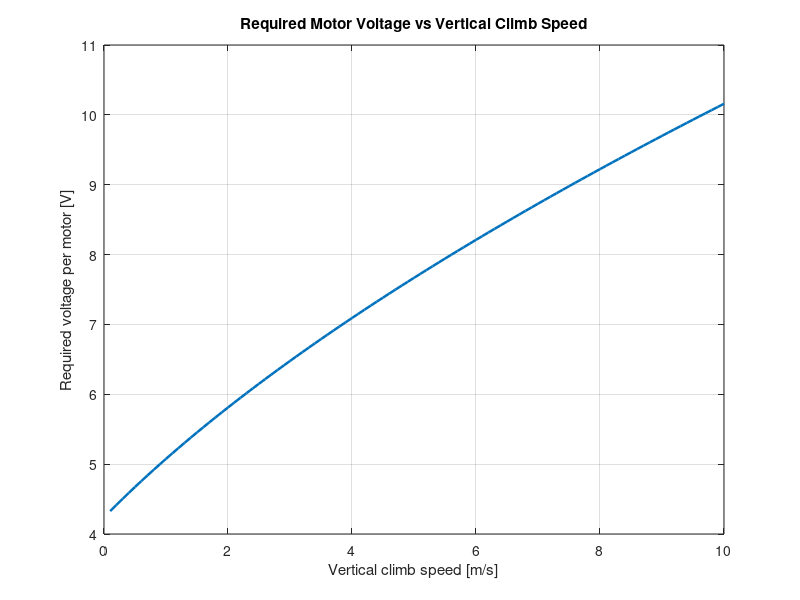
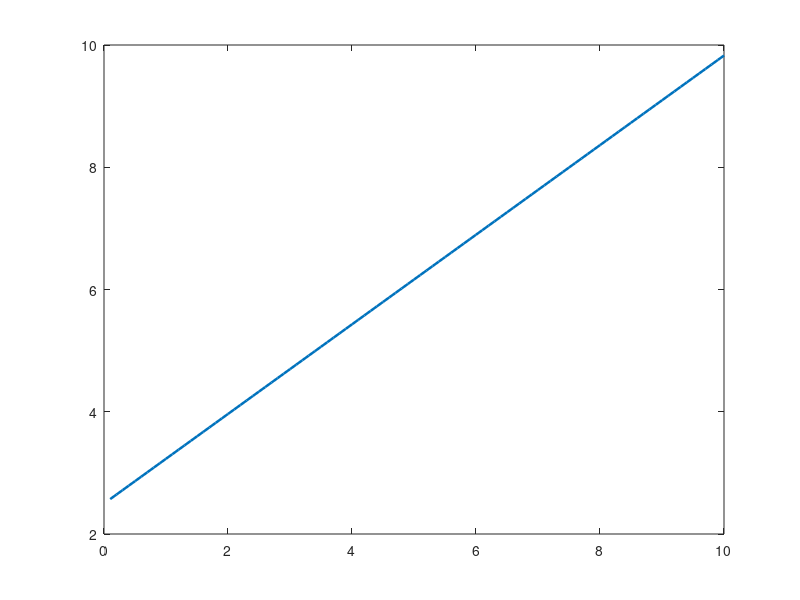

These figures' MATLAB source, in order: (Note: this script raises an error after producing the figures.)
%% motor_prop_voltage_sizing_vertical_takeoff.m
% ------------------------------------------------------------
% Vertical-only quadrotor takeoff + motor/prop/battery sizing
%
% USER INPUT PARAMETERS are written in ALL CAPS.
% Internal calculated variables use normal MATLAB style.
%
% Model:
%   Fi = kf * omega_i^2
%   Qi = kq * omega_i^2
%
%   m*z_ddot = F1 + F2 + F3 + F4 - m*g - cDrag*z_dot
%
% Brushless DC motor steady-state model:
%   V = Ke*omega + R*(I - I0)
%   Q = Kt*(I - I0)
%
%   Kt approximately equals Ke in SI units.
%
% z is positive upward.
%
% This simulation ignores:
%   - x/y motion
%   - roll, pitch, yaw
%   - ESC switching dynamics
%   - battery sag
%   - prop unloading
%   - ground effect
%   - full aerodynamic effects

clear; clc; close all;

%% ============================================================
%  USER INPUTS - ONLY THESE ARE ALL CAPS
% ============================================================

% ----------------------------
% Flight command
% ----------------------------
Z_REF_FINAL = 1.0;                  % commanded hover height [m]
TAKEOFF_RAMP_TIME = 1.0;            % command ramp time [s]

% ----------------------------
% Drone physical parameters
% ----------------------------
DRONE_MASS_KG = 0.500;              % all-up drone mass [kg]
GRAVITY = 9.81;                     % gravity [m/s^2]
N_ROTORS = 4;                       % quadrotor = 4 rotors

% Lumped vertical damping.
% Higher value means more thrust required at higher vertical speed.
C_DRAG = 2.0;                       % [N/(m/s)]

% ----------------------------
% Motor specs
% ----------------------------
MOTOR_NAME = "EMAX ECO II 2306 2400KV";

MOTOR_KV_RPM_PER_V = 2400;          % nominal motor KV [RPM/V]
MOTOR_RESISTANCE_OHM = 0.12;        % estimated; replace if datasheet gives winding resistance
MOTOR_NO_LOAD_CURRENT_A = 0.70;     % estimated starter value
MOTOR_MAX_CURRENT_A = 39.8;         % max current from ECO II 2306 2400KV listing

MOTOR_CURRENT_SAFETY_FACTOR = 0.80;

% ----------------------------
% Prop / rotor coefficients
% ----------------------------
PROP_NAME = "HQ v1s 5x4x3 estimated from ECO 2306 2400KV test data";

% Thrust coefficient:
%   F = KF * omega^2
%
% Units:
%   KF = N/(rad/s)^2
%
% Replace using real thrust table data when available.
KF = 1.20e-6;       % N/(rad/s)^2

% Torque coefficient:
%   Q = KQ * omega^2
%
% Units:
%   KQ = N*m/(rad/s)^2
%
% Replace using real RPM/current data when available.
KQ = 7.0e-9;        % N*m/(rad/s)^2

% ----------------------------
% Battery assumptions
% ----------------------------
BATTERY_CELL_VOLTAGE_NOMINAL = 3.70;    % LiPo nominal cell voltage [V]
BATTERY_CELL_VOLTAGE_FULL = 4.20;       % LiPo full cell voltage [V]
BATTERY_CELL_VOLTAGE_LOW = 3.50;        % conservative low cell voltage [V]

BATTERY_CELL_COUNTS = 3:4;              % 3S-4S

% Required battery voltage should exceed required motor voltage.
% This margin accounts for ESC loss, battery sag, and design margin.
BATTERY_VOLTAGE_MARGIN = 1.15;

% ----------------------------
% Vertical velocity sizing sweep
% ----------------------------
VERTICAL_SPEED_MIN = 0.1;           % [m/s]
VERTICAL_SPEED_MAX = 10.0;          % [m/s]
VERTICAL_SPEED_STEP = 0.1;          % [m/s]

% For steady climb, leave this at zero.
% To size for acceleration during climb, increase this.
DESIRED_ACCELERATION = 0.0;         % [m/s^2]

% ----------------------------
% PI altitude controller gains
% ----------------------------
KP_PER_ROTOR = 0.25;                % [N/m] per rotor
KI_PER_ROTOR = 0.0001;              % [N/(m*s)] per rotor

INTEGRAL_LIMIT = 8.0;

% ----------------------------
% Simulation timing
% ----------------------------
DT = 0.01;                          % simulation time step [s]
T_FINAL_MINIMUM = 15.0;             % minimum sim time [s]

% ----------------------------
% 3D animation geometry
% ----------------------------
ARM_LENGTH = 0.20;                  % visual arm length [m]
ANIMATION_SKIP = 8;                 % larger = faster animation

%% ============================================================
%  INTERNAL VARIABLES - NORMAL STYLE
% ============================================================

zRefFinal = Z_REF_FINAL;
takeoffRampTime = TAKEOFF_RAMP_TIME;

m = DRONE_MASS_KG;
g = GRAVITY;
nRotors = N_ROTORS;
cDrag = C_DRAG;

motorName = MOTOR_NAME;
motorKV = MOTOR_KV_RPM_PER_V;
motorR = MOTOR_RESISTANCE_OHM;
motorI0 = MOTOR_NO_LOAD_CURRENT_A;
motorImax = MOTOR_MAX_CURRENT_A;
motorCurrentSafetyFactor = MOTOR_CURRENT_SAFETY_FACTOR;

propName = PROP_NAME;
kf = KF;
kq = KQ;

batteryCellVoltageNominal = BATTERY_CELL_VOLTAGE_NOMINAL;
batteryCellVoltageFull = BATTERY_CELL_VOLTAGE_FULL;
batteryCellVoltageLow = BATTERY_CELL_VOLTAGE_LOW;
batteryCellCounts = BATTERY_CELL_COUNTS;
batteryVoltageMargin = BATTERY_VOLTAGE_MARGIN;

verticalSpeedMin = VERTICAL_SPEED_MIN;
verticalSpeedMax = VERTICAL_SPEED_MAX;
verticalSpeedStep = VERTICAL_SPEED_STEP;
desiredAcceleration = DESIRED_ACCELERATION;

kpPerRotor = KP_PER_ROTOR;
kiPerRotor = KI_PER_ROTOR;
integralLimit = INTEGRAL_LIMIT;

dt = DT;
tFinalMinimum = T_FINAL_MINIMUM;

armLength = ARM_LENGTH;
animationSkip = ANIMATION_SKIP;

%% ============================================================
%  DERIVED MOTOR CONSTANTS
% ============================================================

% Convert KV to SI motor constants.
% Ke [V/(rad/s)]
% Kt [N*m/A]
motorKe = 60/(2*pi*motorKV);
motorKt = motorKe;

%% ============================================================
%  HOVER CALCULATION
% ============================================================

fHoverTotal = m*g;
fHoverPerRotor = fHoverTotal/nRotors;

omegaHover = sqrt(fHoverPerRotor/kf);
rpmHover = omegaHover*60/(2*pi);

qHover = kq*omegaHover^2;
iHover = motorI0 + qHover/motorKt;
vHover = motorKe*omegaHover + motorR*(iHover - motorI0);
pHover = vHover*iHover;

fprintf('\nMotor / prop inputs:\n');
fprintf('Motor: %s\n', motorName);
fprintf('Prop:  %s\n', propName);
fprintf('KV = %.0f RPM/V\n', motorKV);
fprintf('R  = %.4f ohm\n', motorR);
fprintf('I0 = %.3f A\n', motorI0);
fprintf('Imax = %.2f A\n', motorImax);
fprintf('Ke = %.6f V/(rad/s)\n', motorKe);
fprintf('Kt = %.6f N*m/A\n', motorKt);
fprintf('kf = %.4e N/(rad/s)^2\n', kf);
fprintf('kq = %.4e N*m/(rad/s)^2\n', kq);

fprintf('\nHover estimates:\n');
fprintf('Drone mass = %.3f kg\n', m);
fprintf('Drone weight = %.3f N = %.0f gf\n', m*g, m*1000);
fprintf('Hover thrust per rotor = %.3f N = %.1f gf\n', ...
    fHoverPerRotor, fHoverPerRotor/g*1000);
fprintf('Hover RPM = %.0f RPM\n', rpmHover);
fprintf('Hover current per motor = %.2f A\n', iHover);
fprintf('Hover voltage per motor = %.2f V\n', vHover);
fprintf('Hover electrical power per motor = %.2f W\n', pHover);
fprintf('Total hover electrical power = %.2f W\n', nRotors*pHover);

%% ============================================================
%  VERTICAL CLIMB VOLTAGE SWEEP
% ============================================================

vSweep = verticalSpeedMin:verticalSpeedStep:verticalSpeedMax;
nV = length(vSweep);

fPerRotorSweep = zeros(nV,1);
omegaSweep = zeros(nV,1);
rpmSweep = zeros(nV,1);
qSweep = zeros(nV,1);
iSweep = zeros(nV,1);
vMotorSweep = zeros(nV,1);
pSweep = zeros(nV,1);
tTotalSweep = zeros(nV,1);

for j = 1:nV

    vz = vSweep(j);

    % Required total thrust for steady vertical climb:
    %   T = mg + m*a + cDrag*vz
    tTotalRequired = m*g + m*desiredAcceleration + cDrag*vz;

    fRequiredPerRotor = tTotalRequired/nRotors;

    omegaRequired = sqrt(fRequiredPerRotor/kf);
    qRequired = kq*omegaRequired^2;
    iRequired = motorI0 + qRequired/motorKt;
    vRequired = motorKe*omegaRequired + motorR*(iRequired - motorI0);
    pRequired = vRequired*iRequired;

    tTotalSweep(j) = tTotalRequired;
    fPerRotorSweep(j) = fRequiredPerRotor;
    omegaSweep(j) = omegaRequired;
    rpmSweep(j) = omegaRequired*60/(2*pi);
    qSweep(j) = qRequired;
    iSweep(j) = iRequired;
    vMotorSweep(j) = vRequired;
    pSweep(j) = pRequired;
end

vRequiredMax = max(vMotorSweep);
vBatteryRecommendedMin = batteryVoltageMargin*vRequiredMax;

fprintf('\nVoltage sweep summary for %.1f to %.1f m/s vertical climb:\n', ...
    min(vSweep), max(vSweep));
fprintf('Max required motor voltage = %.2f V\n', vRequiredMax);
fprintf('Recommended minimum battery voltage with margin = %.2f V\n', ...
    vBatteryRecommendedMin);

%% ============================================================
%  BATTERY CELL COUNT CHECK
% ============================================================

fprintf('\nBattery cell-count check:\n');
fprintf('Cells | V low | V nominal | V full | Status\n');

recommendedCells = NaN;

for cells = batteryCellCounts

    vLow = cells*batteryCellVoltageLow;
    vNominal = cells*batteryCellVoltageNominal;
    vFull = cells*batteryCellVoltageFull;

    if vNominal >= vBatteryRecommendedMin
        status = "PASS nominal";
        if isnan(recommendedCells)
            recommendedCells = cells;
        end
    elseif vFull >= vBatteryRecommendedMin
        status = "MARGINAL only when full";
    else
        status = "FAIL";
    end

    fprintf('%5d | %5.2f | %9.2f | %6.2f | %s\n', ...
        cells, vLow, vNominal, vFull, status);
end

if ~isnan(recommendedCells)
    fprintf('\nRecommended minimum LiPo: %dS\n', recommendedCells);
else
    fprintf('\nNo battery in the checked range meets the requested voltage.\n');
end

%% ============================================================
%  SELECTED SPEED TABLE
% ============================================================

reportSpeeds = [0.1 0.5 1 2 3 5 7.5 10];

fprintf('\nPer-motor requirements at selected vertical speeds:\n');
fprintf('vz [m/s] | Thrust [gf] | RPM | Current [A] | Voltage [V] | Power [W]\n');

for s = 1:length(reportSpeeds)

    [~, idx] = min(abs(vSweep - reportSpeeds(s)));

    fprintf('%8.2f | %11.1f | %7.0f | %11.2f | %11.2f | %9.2f\n', ...
        vSweep(idx), ...
        fPerRotorSweep(idx)/g*1000, ...
        rpmSweep(idx), ...
        iSweep(idx), ...
        vMotorSweep(idx), ...
        pSweep(idx));
end

iLimitSafe = motorCurrentSafetyFactor*motorImax;

if max(iSweep) > motorImax
    fprintf('\nWARNING: Required current exceeds motor max current.\n');
elseif max(iSweep) > iLimitSafe
    fprintf('\nWARNING: Required current exceeds %.0f%% of motor max current.\n', ...
        motorCurrentSafetyFactor*100);
else
    fprintf('\nCurrent check: OK for selected velocity range.\n');
end

%% ============================================================
%  VERTICAL TAKEOFF SIMULATION
% ============================================================

kp = kpPerRotor*ones(nRotors,1);
ki = kiPerRotor*ones(nRotors,1);

intError = zeros(nRotors,1);

tFinal = max(tFinalMinimum, 8 + 3*zRefFinal);
t = 0:dt:tFinal;
nt = length(t);

% State
z = 0;
zDot = 0;

% Storage
zHist = zeros(nt,1);
zRefHist = zeros(nt,1);
zDotHist = zeros(nt,1);
aHist = zeros(nt,1);

omegaHist = zeros(nt,nRotors);
rpmHist = zeros(nt,nRotors);
fHist = zeros(nt,nRotors);
tHist = zeros(nt,1);

errHist = zeros(nt,1);
vHist = zeros(nt,nRotors);
iHist = zeros(nt,nRotors);
pHist = zeros(nt,nRotors);

for k = 1:nt

    tk = t(k);

    % Smooth altitude command
    if tk < takeoffRampTime
        zRef = zRefFinal*(tk/takeoffRampTime);
    else
        zRef = zRefFinal;
    end

    err = zRef - z;

    % PI integrator for each rotor
    intError = intError + err*dt;
    intError = max(min(intError, integralLimit), -integralLimit);

    % Per-rotor thrust command
    fCmd = fHoverPerRotor + kp.*err + ki.*intError;
    fCmd = max(fCmd, 0);

    % Convert thrust command to rotor speed
    omega = sqrt(fCmd/kf);

    % Motor torque, current, voltage, power
    q = kq*(omega.^2);
    current = motorI0 + q/motorKt;
    voltage = motorKe*omega + motorR*(current - motorI0);
    powerElec = voltage.*current;

    % Current limit approximation
    overCurrent = current > motorImax;

    if any(overCurrent)

        current(overCurrent) = motorImax;

        qAvailable = motorKt*(current(overCurrent) - motorI0);

        omega(overCurrent) = sqrt(max(qAvailable,0)/kq);

        fCmd(overCurrent) = kf*(omega(overCurrent).^2);

        voltage(overCurrent) = motorKe*omega(overCurrent) + ...
            motorR*(current(overCurrent) - motorI0);

        powerElec(overCurrent) = voltage(overCurrent).*current(overCurrent);
    end

    % Actual thrust
    f = kf*(omega.^2);

    % Total thrust
    tTotal = sum(f);

    % Vertical acceleration
    zDDot = (tTotal - m*g - cDrag*zDot)/m;

    % Integrate vertical motion
    zDot = zDot + zDDot*dt;
    z = z + zDot*dt;

    % Ground constraint
    if z < 0
        z = 0;
        if zDot < 0
            zDot = 0;
        end
    end

    % Save data
    zHist(k) = z;
    zRefHist(k) = zRef;
    zDotHist(k) = zDot;
    aHist(k) = zDDot;

    omegaHist(k,:) = omega.';
    rpmHist(k,:) = omega.'*60/(2*pi);
    fHist(k,:) = f.';
    tHist(k) = tTotal;

    errHist(k) = err;
    vHist(k,:) = voltage.';
    iHist(k,:) = current.';
    pHist(k,:) = powerElec.';
end

fprintf('\nTakeoff simulation results:\n');
fprintf('Commanded hover height = %.3f m\n', zRefFinal);
fprintf('Final altitude = %.3f m\n', zHist(end));
fprintf('Maximum altitude = %.3f m\n', max(zHist));
fprintf('Maximum vertical speed = %.3f m/s\n', max(zDotHist));
fprintf('Maximum rotor RPM in takeoff sim = %.0f RPM\n', max(rpmHist(:)));
fprintf('Maximum motor voltage in takeoff sim = %.2f V\n', max(vHist(:)));
fprintf('Maximum motor current in takeoff sim = %.2f A\n', max(iHist(:)));
fprintf('Maximum total electrical power in takeoff sim = %.2f W\n', ...
    max(sum(pHist,2)));

%% ============================================================
%  AUTO-SCALING VALUES
% ============================================================

zMaxData = max([zHist; zRefHist; zRefFinal]);
zPlotMax = max(1.2, 1.25*zMaxData);

rpmPlotMax = 1.15*max(rpmHist(:));
fPlotMax = 1.15*max(fHist(:));
tPlotMax = 1.15*max(tHist);
vPlotMax = 1.15*max([vHist(:); vMotorSweep(:)]);
iPlotMax = 1.15*max([iHist(:); iSweep(:)]);

%% ============================================================
%  PLOTS - SIZING SWEEP
% ============================================================

figure;
plot(vSweep, vMotorSweep, 'LineWidth', 1.8);
grid on;
xlabel('Vertical climb speed [m/s]');
ylabel('Required voltage per motor [V]');
title('Required Motor Voltage vs Vertical Climb Speed');

figure;
plot(vSweep, iSweep, 'LineWidth', 1.8); hold on;
yline(motorImax, '--', 'Motor max current');
yline(iLimitSafe, '--', 'Recommended current limit');
grid on;
xlabel('Vertical climb speed [m/s]');
ylabel('Required current per motor [A]');
title('Required Motor Current vs Vertical Climb Speed');

figure;
plot(vSweep, rpmSweep, 'LineWidth', 1.8);
grid on;
xlabel('Vertical climb speed [m/s]');
ylabel('Required RPM per motor');
title('Required Motor RPM vs Vertical Climb Speed');

figure;
plot(vSweep, pSweep, 'LineWidth', 1.8);
grid on;
xlabel('Vertical climb speed [m/s]');
ylabel('Required electrical power per motor [W]');
title('Required Electrical Power vs Vertical Climb Speed');

%% ============================================================
%  PLOTS - TAKEOFF SIMULATION
% ============================================================

figure;
plot(t, zHist, 'LineWidth', 1.8); hold on;
plot(t, zRefHist, '--', 'LineWidth', 1.4);
grid on;
xlabel('Time [s]');
ylabel('Altitude z [m]');
title('Altitude Response');
legend('Actual altitude', 'Commanded altitude');
ylim([0 zPlotMax]);

figure;
plot(t, zDotHist, 'LineWidth', 1.8);
grid on;
xlabel('Time [s]');
ylabel('Vertical Velocity [m/s]');
title('Vertical Velocity');

figure;
plot(t, aHist, 'LineWidth', 1.8);
grid on;
xlabel('Time [s]');
ylabel('Vertical Acceleration [m/s^2]');
title('Vertical Acceleration');

figure;
plot(t, rpmHist, 'LineWidth', 1.3);
grid on;
xlabel('Time [s]');
ylabel('Rotor Speed [RPM]');
title('Rotor Speeds During Takeoff');
legend('Rotor 1', 'Rotor 2', 'Rotor 3', 'Rotor 4');
ylim([0 rpmPlotMax]);

figure;
plot(t, fHist, 'LineWidth', 1.3); hold on;
yline(fHoverPerRotor, '--', 'LineWidth', 1.3);
grid on;
xlabel('Time [s]');
ylabel('Rotor Thrust F_i [N]');
title('Individual Rotor Thrusts');
legend('F_1', 'F_2', 'F_3', 'F_4', 'Hover thrust per rotor');
ylim([0 fPlotMax]);

figure;
plot(t, tHist, 'LineWidth', 1.8); hold on;
yline(m*g, '--', 'LineWidth', 1.3);
grid on;
xlabel('Time [s]');
ylabel('Total Thrust [N]');
title('Total Upward Thrust');
legend('Total thrust', 'Weight mg');
ylim([0 tPlotMax]);

figure;
plot(t, vHist, 'LineWidth', 1.3);
grid on;
xlabel('Time [s]');
ylabel('Voltage per motor [V]');
title('Motor Voltage During Takeoff');
legend('V_1', 'V_2', 'V_3', 'V_4');
ylim([0 vPlotMax]);

figure;
plot(t, iHist, 'LineWidth', 1.3); hold on;
yline(motorImax, '--', 'Motor max current');
grid on;
xlabel('Time [s]');
ylabel('Current per motor [A]');
title('Motor Current During Takeoff');
legend('I_1', 'I_2', 'I_3', 'I_4', 'Motor max');
ylim([0 iPlotMax]);

%% ============================================================
%  3D ANIMATION
% ============================================================

rotorPosBody = [ ...
     armLength,  0,          0;
     0,          armLength,  0;
    -armLength,  0,          0;
     0,         -armLength,  0];

figure;
hold on; grid on; axis equal;
xlabel('x [m]');
ylabel('y [m]');
zlabel('z [m]');
title(sprintf('3D Animation: Vertical Takeoff to %.2f m', zRefFinal));

xlim([-0.6 0.6]);
ylim([-0.6 0.6]);
zlim([0 zPlotMax]);
view(35, 25);

plot3(zeros(size(zHist)), zeros(size(zHist)), zHist, 'k--');

[xg, yg] = meshgrid(-0.6:0.2:0.6, -0.6:0.2:0.6);
zg = zeros(size(xg));
mesh(xg, yg, zg, 'FaceAlpha', 0.05, 'EdgeAlpha', 0.2);

[xr, yr] = meshgrid(-0.4:0.2:0.4, -0.4:0.2:0.4);
zr = zRefFinal*ones(size(xr));
mesh(xr, yr, zr, 'FaceAlpha', 0.05, 'EdgeAlpha', 0.2);

hArm1 = plot3([0 0], [0 0], [0 0], 'LineWidth', 3);
hArm2 = plot3([0 0], [0 0], [0 0], 'LineWidth', 3);
hCenter = plot3(0, 0, 0, 'ko', 'MarkerFaceColor', 'k', 'MarkerSize', 7);

hRotors = gobjects(nRotors,1);

for i = 1:nRotors
    hRotors(i) = plot3(0, 0, 0, 'o', 'MarkerSize', 12, 'LineWidth', 2);
end

for k = 1:animationSkip:nt

    center = [0, 0, zHist(k)];
    rotorWorld = rotorPosBody + center;

    set(hArm1, ...
        'XData', [rotorWorld(1,1), rotorWorld(3,1)], ...
        'YData', [rotorWorld(1,2), rotorWorld(3,2)], ...
        'ZData', [rotorWorld(1,3), rotorWorld(3,3)]);

    set(hArm2, ...
        'XData', [rotorWorld(2,1), rotorWorld(4,1)], ...
        'YData', [rotorWorld(2,2), rotorWorld(4,2)], ...
        'ZData', [rotorWorld(2,3), rotorWorld(4,3)]);

    set(hCenter, ...
        'XData', center(1), ...
        'YData', center(2), ...
        'ZData', center(3));

    for i = 1:nRotors
        set(hRotors(i), ...
            'XData', rotorWorld(i,1), ...
            'YData', rotorWorld(i,2), ...
            'ZData', rotorWorld(i,3));
    end

    drawnow;
end
